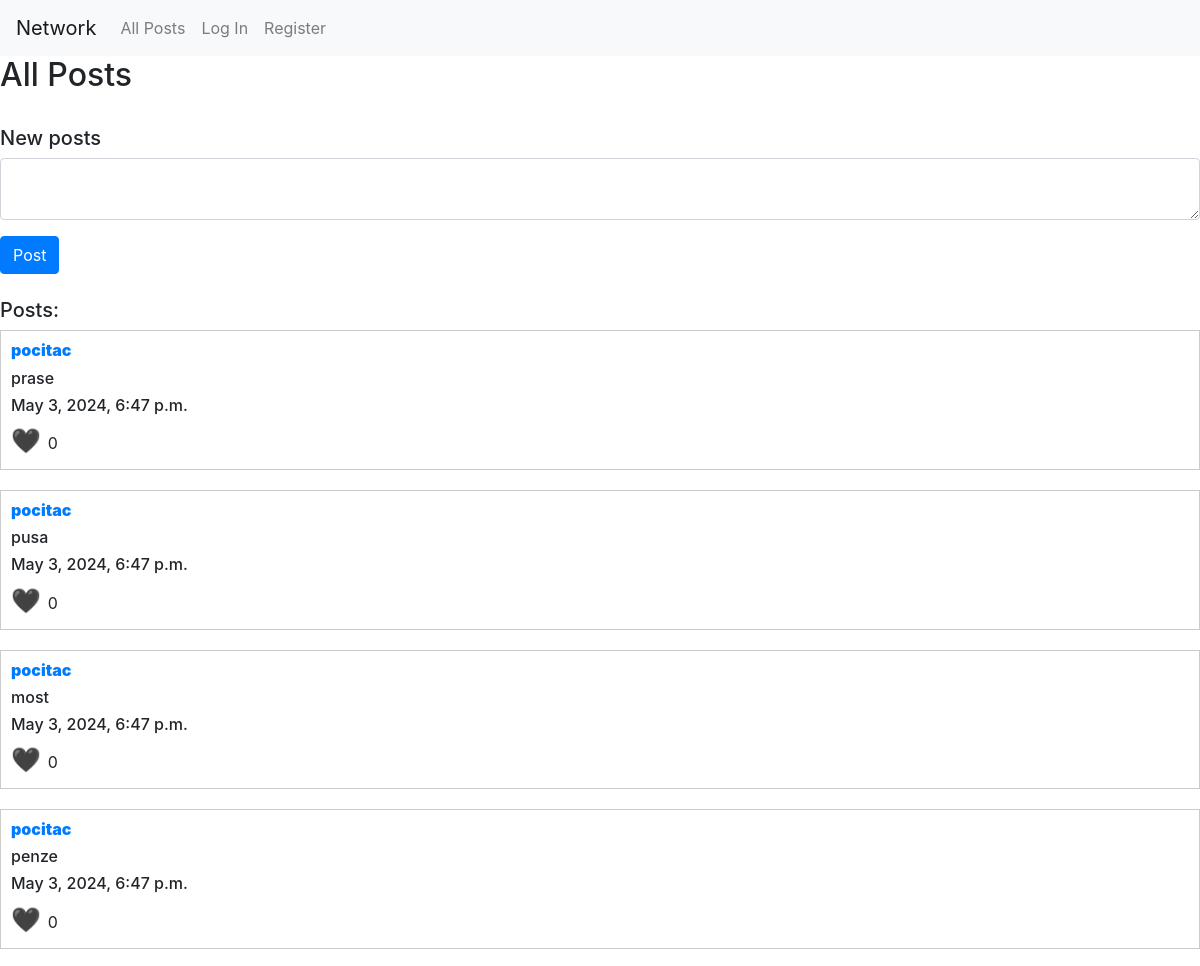
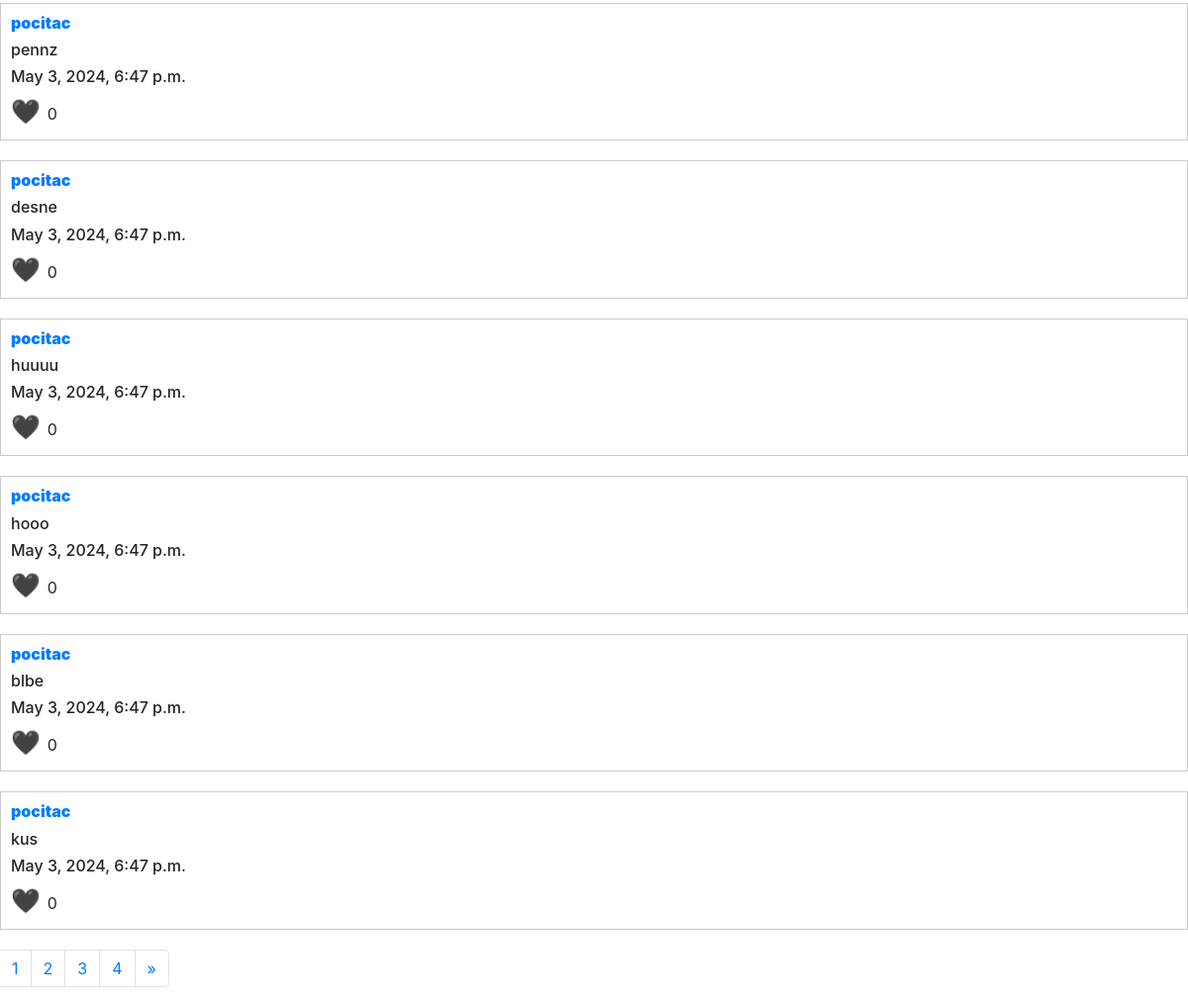
The page / on the database its author committed (2 pictures, top to bottom).
### network/models.py (models this page shows)
class Post(models.Model):
    id = models.IntegerField(primary_key=True)
    date = models.DateTimeField(auto_now=True)
    information = models.CharField(max_length=1024)
    author = models.ForeignKey(User, on_delete=models.CASCADE, related_name="posts")
    likes = models.ManyToManyField(User)

class User(AbstractUser):
    followers = models.ManyToManyField("self", symmetrical=False)

### network/views.py (the view)
# urls.py: path("", views.index, name="index"),
def index(request):
    if request.method == "POST":
        new_post = request.POST["new_post"]
        post = Post (information=new_post, author=request.user)
        post.save()
        return HttpResponseRedirect(reverse("index"))
    else:
        posts = Post.objects.all().order_by('-date')
        paginator = Paginator(posts, 10)
        page_number = request.GET.get("page", 1)
        page_obj = paginator.get_page(page_number)
        list_stranek = [i for i in range(1, paginator.num_pages+1)]
        return render (request, "network/index.html", {"posts": page_obj, "pages":list_stranek})

### network/templates/network/index.html (shortened to what this page needs)
{% extends "network/all_posts.html" %}
{% block all_posts %}
<h2>All Posts</h2>
<br>
<h5>New posts</h5>
<form action="{% url 'index' %}" method="post">
    <div class="form-group">
        <textarea autofocus class="form-control" type="text" name="new_post" placeholder="new_post">
    </textarea>
    </div>
    <input class="btn btn-primary" type="submit" value="Post">
</form>
<br>
<h5>Posts:</h5>
{% endblock %}
{% block pagination %}
<nav aria-label="Page navigation example">
    <ul class="pagination">
      {% for page_number in pages %}
      <li class="page-item"><a class="page-link" href="{% url 'index' %}?page={{page_number }}">{{page_number}}</a></li>
      {% endfor %}
      <li class="page-item">
        {% if posts.has_next %}
            <a class="page-link" href="{% url 'index' %}?page={{ posts.next_page_number }}" aria-label="Next">
            <span aria-hidden="true">&raquo;</span>
        {% endif %}
        </a>
      </li>
    </ul>
  </nav>
{% endblock %}

### network/templates/network/all_posts.html (shortened to what this page needs)
{% extends "network/layout.html" %}
{% block body %}
{%  block all_posts %}
{% endblock %}
{% for post in posts %}
<div class="post">
    <h6 class="author">
        <a href="{% url 'profile' post.author %}"><strong>{{ post.author}}</strong></a>
    </h6>
    <h6>{{post.information}}</h6>
    <h6>{{post.date}}</h6>
    <span data-post-id="{{post.id}}" class="heart" onclick="likes(this)">
        {% if not user in post.likes.all %}
            🖤
        {% else %}
            ❤️
        {% endif %}
        </span>
    <span id="likes-{{post.id}}">{{post.likes.all|length}}</span>
</div>
{%endfor%}
{% block pagination %}
{% endblock %}
{% endblock %}

### network/static/network/styles.css (style rules this page uses)
.post { border: 1px solid #ccc; padding: 10px; margin-bottom: 20px; }
.author { font-weight: bold; }
.heart { cursor: pointer; font-size: 24px; color: red; }

### rows shown on the page
Post: author "pocitac", information "prase", date "May 3, 2024, 6:47 p.m.", likes.all|length "0"
Post: author "pocitac", information "pusa", date "May 3, 2024, 6:47 p.m.", likes.all|length "0"
Post: author "pocitac", information "most", date "May 3, 2024, 6:47 p.m.", likes.all|length "0"
Post: author "pocitac", information "penze", date "May 3, 2024, 6:47 p.m.", likes.all|length "0"
Post: author "pocitac", information "pennz", date "May 3, 2024, 6:47 p.m.", likes.all|length "0"
Post: author "pocitac", information "desne", date "May 3, 2024, 6:47 p.m.", likes.all|length "0"
Post: author "pocitac", information "huuuu", date "May 3, 2024, 6:47 p.m.", likes.all|length "0"
Post: author "pocitac", information "hooo", date "May 3, 2024, 6:47 p.m.", likes.all|length "0"
Post: author "pocitac", information "blbe", date "May 3, 2024, 6:47 p.m.", likes.all|length "0"
Post: author "pocitac", information "kus", date "May 3, 2024, 6:47 p.m.", likes.all|length "0"

### other values the page prints
{{ page_number }} "1" "2" "3" "4"
